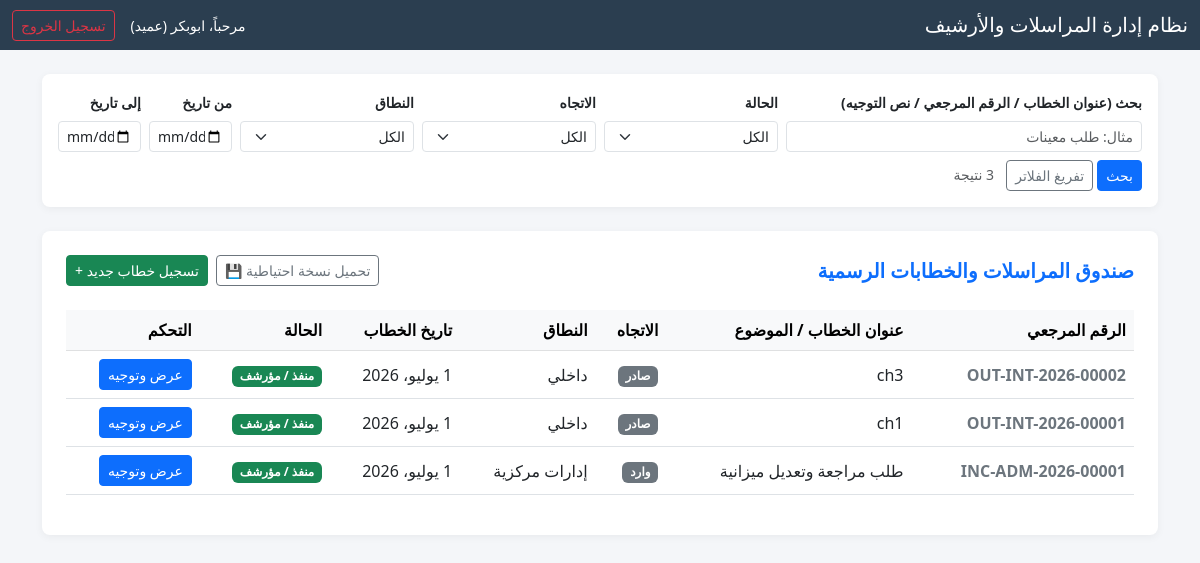
Screenshot of / (signed in) with the database file from the repository.
### correspondence/models.py (models this page shows, shortened)
class UserProfile(models.Model):
    ROLE_CHOICES = [
        ('secretary', 'سكرتير'),
        ('dean', 'عميد'),
        ('vice_dean', 'نائب عميد'),
        ('registrar', 'مسجل'),
        ('department_head', 'رئيس قسم'),
        ('admin_supervisor', 'مشرف إداري'),
        ('faculty_member', 'أستاذ/أستاذة'),
    ]
    DEPT_CHOICES = [
        ('cs', 'علوم الحاسوب'),
        ('it', 'تقانة المعلومات'),
        ('is', 'نظم المعلومات'),
    ]
    user = models.OneToOneField(User, on_delete=models.CASCADE, related_name='profile', verbose_name="المستخدم")
    role = models.CharField(max_length=30, choices=ROLE_CHOICES, default='faculty_member', verbose_name="الدور / الوظيفة")
    department = models.CharField(max_length=10, choices=DEPT_CHOICES, null=True, blank=True, verbose_name="القسم الأكاديمي")
    class Meta:
        verbose_name = "ملف شخصي"
        verbose_name_plural = "ملفات المستخدمين الشخصية"

class Correspondence(models.Model):
    DIR_CHOICES = [
        ('incoming', 'وارد'),
        ('outgoing', 'صادر'),
    ]
    SCOPE_CHOICES = [
        ('internal', 'داخلي'),
        ('inter_faculty', 'بين الكليات'),
        ('central_admin', 'إدارات مركزية'),
    ]
    ADDRESSED_CHOICES = [
        ('dean', 'العميد شخصياً'),
        ('faculty', 'الكلية (شخص محدد)'),
    ]
    STATUS_CHOICES = [
        ('uploaded', 'مرفوع'),
        ('pending_dean', 'قيد المراجعة عند العميد/نائبه'),
        ('assigned', 'موجه'),
        ('archived', 'منفذ / مؤرشف'),
    ]
    reference_number = models.CharField(max_length=50, unique=True, blank=True, verbose_name="الرقم المرجعي")
    direction = models.CharField(max_length=15, choices=DIR_CHOICES, verbose_name="الاتجاه")
    scope = models.CharField(max_length=15, choices=SCOPE_CHOICES, verbose_name="النطاق")
    addressed_to_type = models.CharField(max_length=10, choices=ADDRESSED_CHOICES, verbose_name="المخاطب الفعلي")
    subject = models.CharField(max_length=255, verbose_name="عنوان الخطاب / الموضوع")
    sender_internal = models.ForeignKey(User, on_delete=models.SET_NULL, null=True, blank=True, related_name='sent_correspondences', verbose_name="المرسل الداخلي")
    sender_external = models.ForeignKey(ExternalEntity, on_delete=models.SET_NULL, null=True, blank=True, related_name='sent_correspondences', verbose_name="المرسل الخارجي")
    recipient_internal = models.ForeignKey(User, on_delete=models.SET_NULL, null=True, blank=True, related_name='received_correspondences', verbose_name="المستلم الداخلي")
    recipient_external = models.ForeignKey(ExternalEntity, on_delete=models.SET_NULL, null=True, blank=True, related_name='received_correspondences', verbose_name="المستلم الخارجي")
    file = models.FileField(
        upload_to='correspondence_files/',
        verbose_name="ملف الخطاب (PDF)",
        validators=[
            FileExtensionValidator(allowed_extensions=['pdf']),
            validate_file_size,
        ],
    )
    document_date = models.DateField(default=datetime.date.today, verbose_name="تاريخ الخطاب")
    status = models.CharField(max_length=20, choices=STATUS_CHOICES, default='uploaded', verbose_name="الحالة")
    created_by = models.ForeignKey(User, on_delete=models.CASCADE, related_name='created_correspondences', verbose_name="أنشئ بواسطة")
    created_at = models.DateTimeField(auto_now_add=True, verbose_name="تاريخ الإنشاء في النظام")
    updated_at = models.DateTimeField(auto_now=True, verbose_name="تاريخ التحديث")
    related_to = models.ForeignKey('self', on_delete=models.SET_NULL, null=True, blank=True, related_name='replies', verbose_name="مرتبط بخطاب سابق (رد)")
    handled_by = models.ForeignKey(User, on_delete=models.SET_NULL, null=True, blank=True, related_name='handled_correspondences', verbose_name="تمت معالجته بواسطة")
    handled_at = models.DateTimeField(null=True, blank=True, verbose_name="تاريخ المعالجة")
    class Meta:
        verbose_name = "مراسلة / خطاب"
        verbose_name_plural = "الخطابات والمراسلات"

### correspondence/views.py (the view)
# urls.py: path('', views.dashboard, name='dashboard'),  # الرئيسية
@login_required
def dashboard(request):
    user_profile = request.user.profile
    role = user_profile.role
    if role == 'secretary':
        correspondences = Correspondence.objects.all().order_by('-created_at')
    elif role in ['dean', 'vice_dean']:
        correspondences = Correspondence.objects.all().order_by('-created_at')
    else:
        correspondences = Correspondence.objects.filter(
            directives__assigned_to=request.user
        ).distinct().order_by('-created_at')
    search_query = request.GET.get('q', '').strip()
    status_filter = request.GET.get('status', '')
    direction_filter = request.GET.get('direction', '')
    scope_filter = request.GET.get('scope', '')
    date_from = request.GET.get('date_from', '')
    date_to = request.GET.get('date_to', '')
    if search_query:
        correspondences = correspondences.filter(
            Q(subject__icontains=search_query) |
            Q(reference_number__icontains=search_query) |
            Q(directives__directive_text__icontains=search_query)
        ).distinct()
    if status_filter:
        correspondences = correspondences.filter(status=status_filter)
    if direction_filter:
        correspondences = correspondences.filter(direction=direction_filter)
    if scope_filter:
        correspondences = correspondences.filter(scope=scope_filter)
    if date_from:
        correspondences = correspondences.filter(document_date__gte=date_from)
    if date_to:
        correspondences = correspondences.filter(document_date__lte=date_to)
    context = {
        'correspondences': correspondences,
        'user_profile': user_profile,
        'upload_allowed_roles': UPLOAD_ALLOWED_ROLES,
        'backup_allowed_roles': settings.BACKUP_ALLOWED_ROLES,
        'status_choices': Correspondence.STATUS_CHOICES,
        'direction_choices': Correspondence.DIR_CHOICES,
        'scope_choices': Correspondence.SCOPE_CHOICES,
        'search_query': search_query,
        'status_filter': status_filter,
        'direction_filter': direction_filter,
        'scope_filter': scope_filter,
        'date_from': date_from,
        'date_to': date_to,
    }
    return render(request, 'correspondence/dashboard.html', context)

### templates/correspondence/dashboard.html (shortened to what this page needs)
<!DOCTYPE html>
<html lang="ar" dir="rtl">
<head>
    <link rel="stylesheet" href="https://cdn.jsdelivr.net/npm/bootstrap@5.3.0/dist/css/bootstrap.rtl.min.css">
</head>
<body>
    <nav class="navbar navbar-dark bg-dark mb-4">
        <div class="container-fluid">
            <span class="navbar-brand mb-0 h1">نظام إدارة المراسلات والأرشيف</span>
            <div class="d-flex align-items-center text-white">
                <span class="me-3 small">مرحباً، {{ request.user.username }} ({{ user_profile.get_role_display }})</span>
                <a href="{% url 'user_logout' %}" class="btn btn-sm btn-outline-danger">تسجيل الخروج</a>
            </div>
        </div>
    </nav>
    <div class="container">
        <div class="card card-stat p-3 mb-4">
            <form method="get" class="row g-2 align-items-end">
                <div class="col-md-4">
                    <label class="form-label small fw-bold">بحث (عنوان الخطاب / الرقم المرجعي / نص التوجيه)</label>
                    <input type="text" name="q" value="{{ search_query }}" class="form-control form-control-sm" placeholder="مثال: طلب معينات">
                </div>
                <div class="col-md-2">
                    <label class="form-label small fw-bold">الحالة</label>
                    <select name="status" class="form-select form-select-sm">
                        <option value="">الكل</option>
                    </select>
                </div>
                <div class="col-md-2">
                    <label class="form-label small fw-bold">الاتجاه</label>
                    <select name="direction" class="form-select form-select-sm">
                        <option value="">الكل</option>
                    </select>
                </div>
                <div class="col-md-2">
                    <label class="form-label small fw-bold">النطاق</label>
                    <select name="scope" class="form-select form-select-sm">
                        <option value="">الكل</option>
                    </select>
                </div>
                <div class="col-md-1">
                    <label class="form-label small fw-bold">من تاريخ</label>
                    <input type="date" name="date_from" value="{{ date_from }}" class="form-control form-control-sm">
                </div>
                <div class="col-md-1">
                    <label class="form-label small fw-bold">إلى تاريخ</label>
                    <input type="date" name="date_to" value="{{ date_to }}" class="form-control form-control-sm">
                </div>
                <div class="col-12 mt-2">
                    <button type="submit" class="btn btn-primary btn-sm">بحث</button>
                    <a href="{% url 'dashboard' %}" class="btn btn-outline-secondary btn-sm">تفريغ الفلاتر</a>
                    <span class="text-muted small ms-2">{{ correspondences|length }} نتيجة</span>
                </div>
            </form>
        </div>
        <div class="card card-stat p-4 mb-4">
            <div class="d-flex justify-content-between align-items-center mb-4">
                <h5 class="fw-bold text-primary mb-0">صندوق المراسلات والخطابات الرسمية</h5>
                <div class="d-flex align-items-center gap-2">
                    {% if user_profile.role in backup_allowed_roles %}
                        <a href="{% url 'download_backup' %}" class="btn btn-outline-secondary btn-sm">تحميل نسخة احتياطية 💾</a>
                    {% endif %}
                    {% if user_profile.role in upload_allowed_roles %}
                        <a href="{% url 'upload_document' %}" class="btn btn-success btn-sm">تسجيل خطاب جديد +</a>
                    {% endif %}
                </div>
            </div>
            <div class="table-responsive">
                <table class="table table-hover align-middle">
                    <thead class="table-light">
                        <tr>
                            <th>الرقم المرجعي</th>
                            <th>عنوان الخطاب / الموضوع</th>
                            <th>الاتجاه</th>
                            <th>النطاق</th>
                            <th>تاريخ الخطاب</th>
                            <th>الحالة</th>
                            <th>التحكم</th>
                        </tr>
                    </thead>
                    <tbody>
                        {% for doc in correspondences %}
                            <tr>
                                <td class="fw-bold text-secondary">{{ doc.reference_number }}</td>
                                <td>{{ doc.subject }}</td>
                                <td><span class="badge bg-secondary">{{ doc.get_direction_display }}</span></td>
                                <td>{{ doc.get_scope_display }}</td>
                                <td>{{ doc.document_date }}</td>
                                <td>
                                    {% if doc.status == 'pending_dean' %}
                                        <span class="badge bg-warning text-dark">{{ doc.get_status_display }}</span>
                                    {% elif doc.status == 'assigned' %}
                                        <span class="badge bg-info text-dark">{{ doc.get_status_display }}</span>
                                    {% elif doc.status == 'archived' %}
                                        <span class="badge bg-success">{{ doc.get_status_display }}</span>
                                    {% else %}
                                        <span class="badge bg-secondary">{{ doc.get_status_display }}</span>
                                    {% endif %}
                                </td>
                                <td>
                                    <a href="{% url 'document_detail' doc.id %}" class="btn btn-sm btn-primary">عرض وتوجيه</a>
                                </td>
                            </tr>
                        {% empty %}
                            <tr>
                                <td colspan="7" class="text-center text-muted py-4">لا توجد مراسلات أو خطابات حالياً في صندوقك.</td>
                            </tr>
                        {% endfor %}
                    </tbody>
                </table>
            </div>
        </div>
    </div>
</body>
</html>

### templates/correspondence/dashboard.html (style rules this page uses)
body { background-color: #f4f6f9; font-family: 'Segoe UI', sans-serif; }
.navbar { background-color: #2b3e50 !important; }
.card-stat { border: none; border-radius: 8px; box-shadow: 0 2px 8px rgba(0,0,0,0.05); }

### rows the page displays
UserProfile: role "عميد"
Correspondence: reference_number "OUT-INT-2026-00002", subject "ch3", direction "صادر", scope "داخلي", document_date "1 يوليو، 2026", status "منفذ / مؤرشف"
Correspondence: reference_number "OUT-INT-2026-00001", subject "ch1", direction "صادر", scope "داخلي", document_date "1 يوليو، 2026", status "منفذ / مؤرشف"
Correspondence: reference_number "INC-ADM-2026-00001", subject "طلب مراجعة وتعديل ميزانية", direction "وارد", scope "إدارات مركزية", document_date "1 يوليو، 2026", status "منفذ / مؤرشف"

### other values shown
{{ request.user.username }} "ابوبكر"
{{ correspondences|length }} "3"
